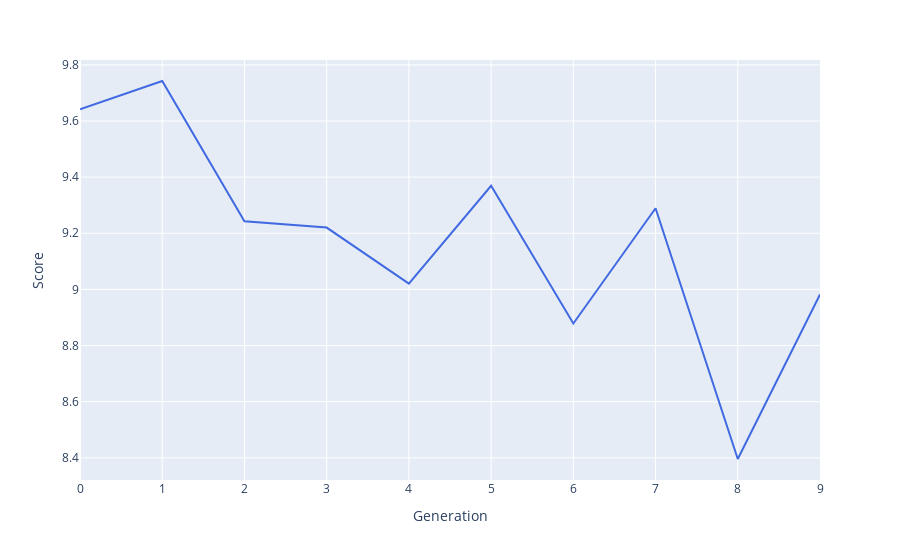

Notebook code cell kept with this figure:
### Code cell
bestRankDF = pd.DataFrame(bestRank, columns=['Score', 'Schedule'])
bestRank
bestRankDF['Generation'] = bestRankDF.index.values
fig = px.line(bestRankDF, x='Generation', y='Score', hover_data=['Schedule'])
fig.update_traces(line_color='RoyalBlue')
fig.show()
fileName = f'p{popSize}g{generations}n{nSwaps}.html'
fig.write_html(f'charts/{fileName}', include_plotlyjs="cdn")

### Figure 1 — Plotly figure (JSON) as saved in the notebook; plotly's stock layout.template omitted (floating-point values rounded to 4 significant figures; data arrays with more than 128 entries replaced by an {"elided": "..."} marker saying what was removed)
{"data": [{"customdata": {"elided": "10x1x48 int values"}, "hovertemplate": "Generation=%{x}<br>Score=%{y}<br>Schedule=%{customdata[0]}<extra></extra>", "legendgroup": "", "line": {"color": "RoyalBlue", "dash": "solid"}, "marker": {"symbol": "circle"}, "mode": "lines", "name": "", "orientation": "v", "showlegend": false, "type": "scatter", "x": [0, 1, 2, 3, 4, 5, 6, 7, 8, 9], "xaxis": "x", "y": [9.642, 9.743, 9.242, 9.22, 9.02, 9.369, 8.879, 9.289, 8.396, 8.982], "yaxis": "y"}], "layout": {"legend": {"tracegroupgap": 0}, "margin": {"t": 60}, "xaxis": {"anchor": "y", "domain": [0, 1], "title": {"text": "Generation"}}, "yaxis": {"anchor": "x", "domain": [0, 1], "title": {"text": "Score"}}}}
